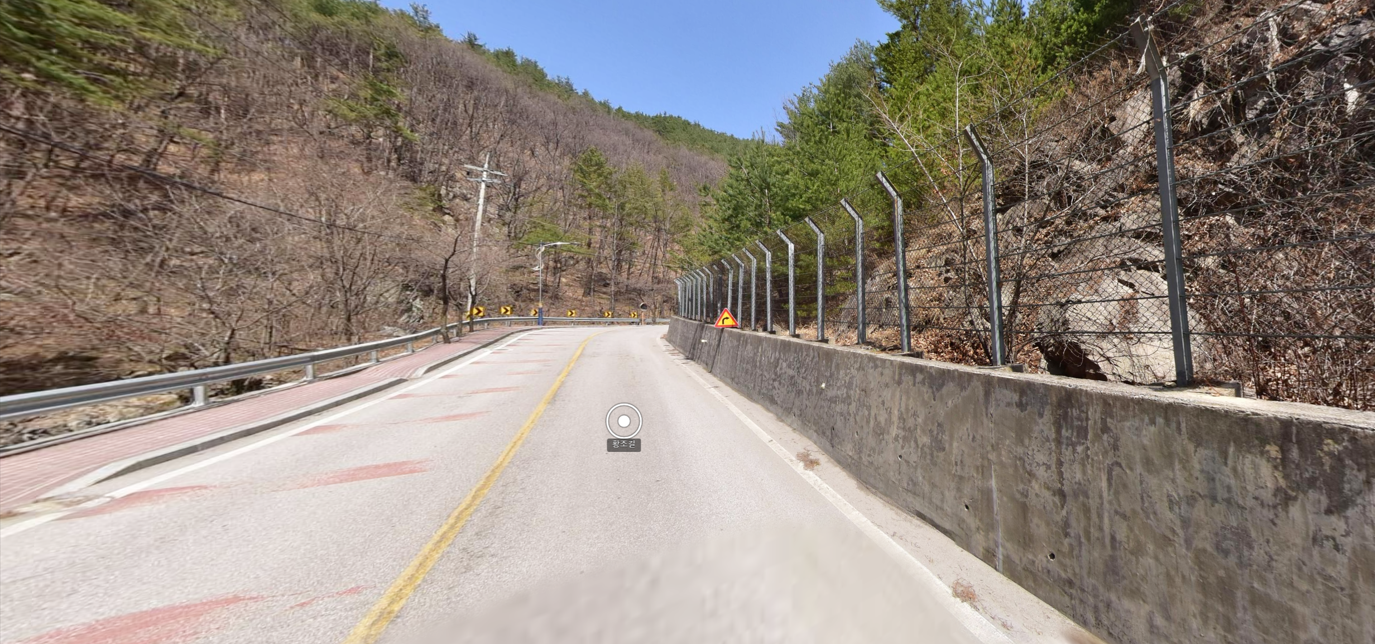
#> input picture detect-lane/sample_images/이미지 083.png, 1375 x 644 px
$ python -i advanced_lane_detection_code.py   (imports and definitions only)
#> lines starting #> are read from the running program, lines starting #| are printed output that depends on the picture; after the words box and inside, x2 and y2 are one past the last pixel; in counts of white or black regions, pixels touching at a corner belong together

import cv2
import numpy as np
import matplotlib.pyplot as plt

def advanced_lane_detection(image):
    # Convert the image to grayscale
    gray_image = cv2.cvtColor(image, cv2.COLOR_RGB2GRAY)

    # Apply Gaussian blur
    blurred_image = cv2.GaussianBlur(gray_image, (5, 5), 0)

    # Apply adaptive thresholding
    adaptive_threshold = cv2.adaptiveThreshold(blurred_image, 255, cv2.ADAPTIVE_THRESH_MEAN_C, cv2.THRESH_BINARY, 11, 2)
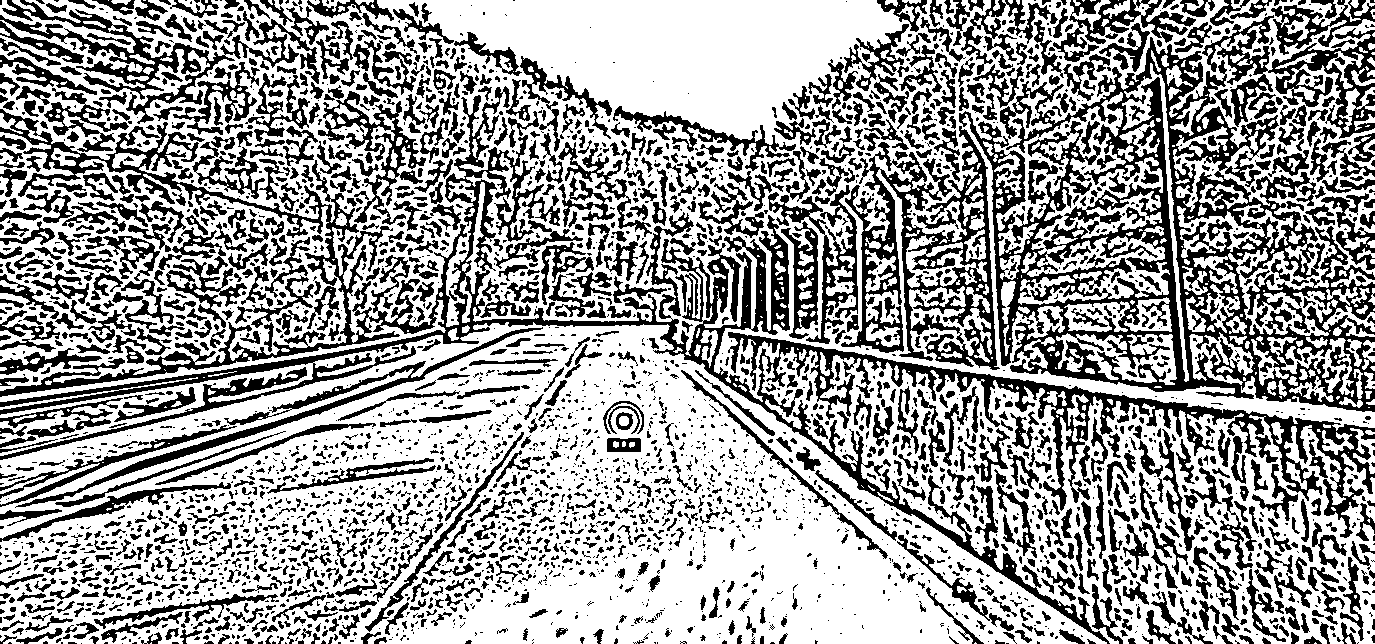
#> adaptive_threshold: shape (644, 1375); 62.6% white; 3667 black regions (2163 under 20 px), largest, box (x1, y1, x2, y2) and area: (0, 86, 1375, 644) 55329, (959, 37, 1375, 412) 46842, (841, 126, 1000, 370) 12890

    # Apply Canny edge detection
    edges_image = cv2.Canny(adaptive_threshold, 50, 150)
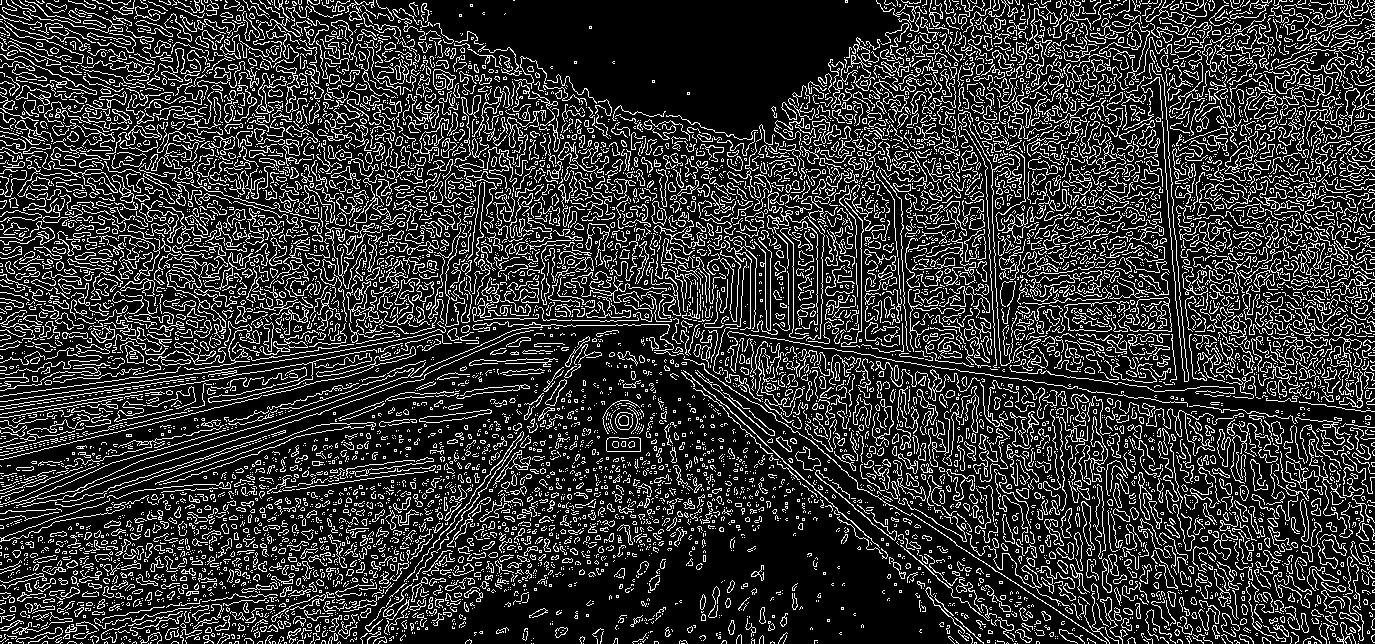
#> edges_image: shape (644, 1375); 20% white in thin lines or dots

    # Define a region of interest (ROI)
    height, width = edges_image.shape
    roi_vertices = [
        (width * 0.1, height),
        (width * 0.45, height * 0.6),
        (width * 0.55, height * 0.6),
        (width * 0.9, height),
    ]
    roi_vertices = np.array([roi_vertices], dtype=np.int32)

    # Create a mask with the ROI
    mask = np.zeros_like(edges_image)
    cv2.fillPoly(mask, roi_vertices, 255)
#> mask: shape (644, 1375); 18.1% white; 1 white region, box (x1, y1, x2, y2) and area: (138, 386, 1237, 644) 159925

    # Apply the mask to the edges image
    roi_image = cv2.bitwise_and(edges_image, mask)
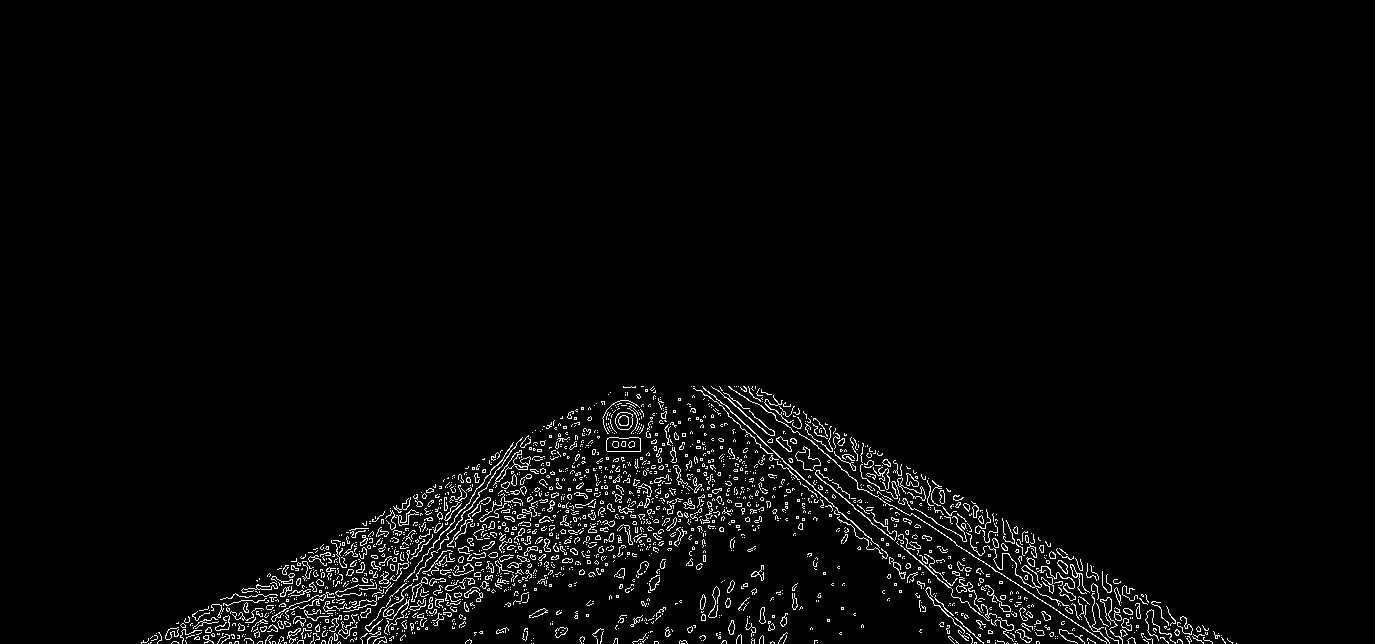
#> roi_image: shape (644, 1375); 2.8% white in thin lines or dots, all inside (x1, y1, x2, y2) = (141, 386, 1237, 644)

    # Apply Hough Line Transform to detect lines
    lines = cv2.HoughLinesP(roi_image, rho=1, theta=np.pi / 180, threshold=50, minLineLength=100, maxLineGap=50)
#> lines = 199 rows, first 6: [146, 642, 907, 467], [156, 633, 799, 411], [159, 633, 882, 453], [711, 386, 1017, 643], [143, 640, 901, 465], [703, 388, 979, 636]

    # Create an image to draw the lines
    lines_image = np.zeros_like(image)

    # Draw the detected lines
    if lines is not None:
        for line in lines:
            x1, y1, x2, y2 = line[0]
            cv2.line(lines_image, (x1, y1), (x2, y2), (255, 0, 0), 2)
#> this loop made 199 passes
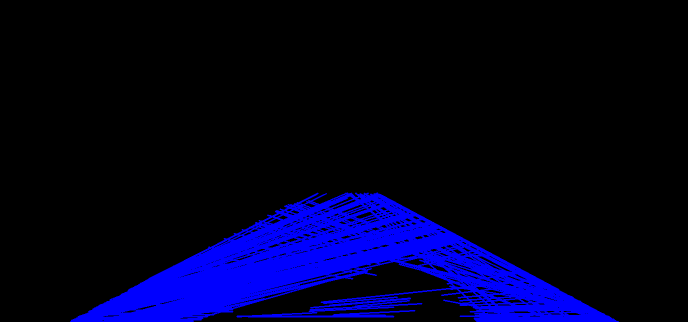
#> lines_image: shape (644, 1375, 3) (shown at 1/2 size); mean of channels 0, 1, 2 33.4, 0, 0; drawn as B, G, R

    # Combine the original image with the lines image
    combined_image = cv2.addWeighted(image, 0.8, lines_image, 1, 0)
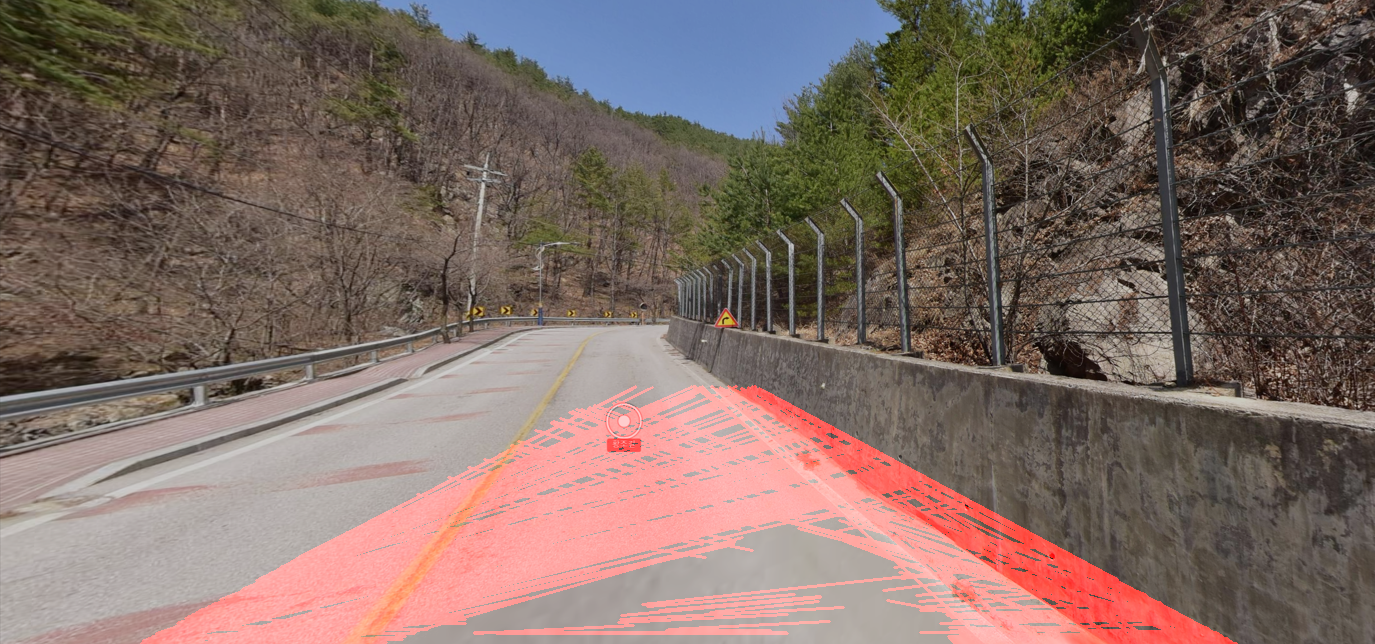
#> combined_image: shape (644, 1375, 3); mean R, G, B 127.4, 107.2, 100.2

    return combined_image

>>> import cv2
>>> picture = cv2.cvtColor(cv2.imread('sample_images/이미지 083.png'), cv2.COLOR_BGR2RGB)
>>> result = advanced_lane_detection(picture)

$ run again, on detect-lane/sample_images/이미지 084.png
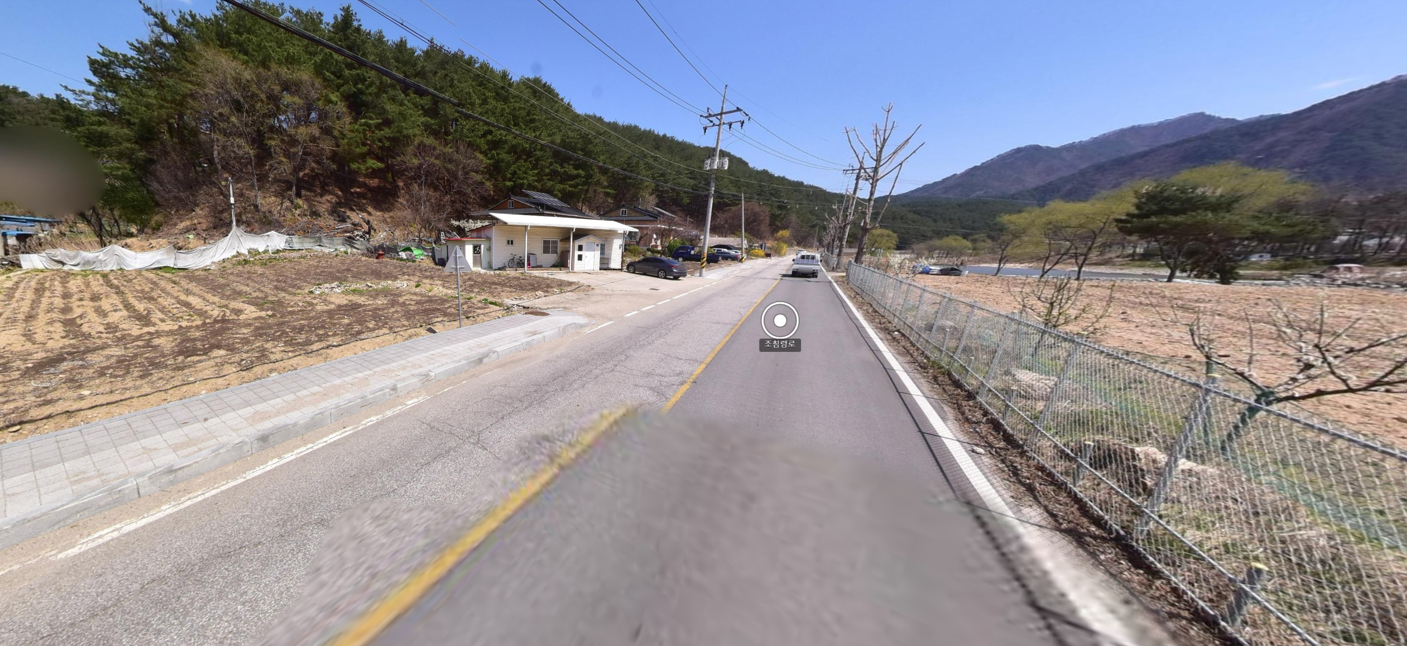
#> input picture detect-lane/sample_images/이미지 084.png, 1407 x 646 px
#> in advanced_lane_detection, `adaptive_threshold = cv2.adaptiveThreshold(blurred_image, 255, cv2.ADA..`:
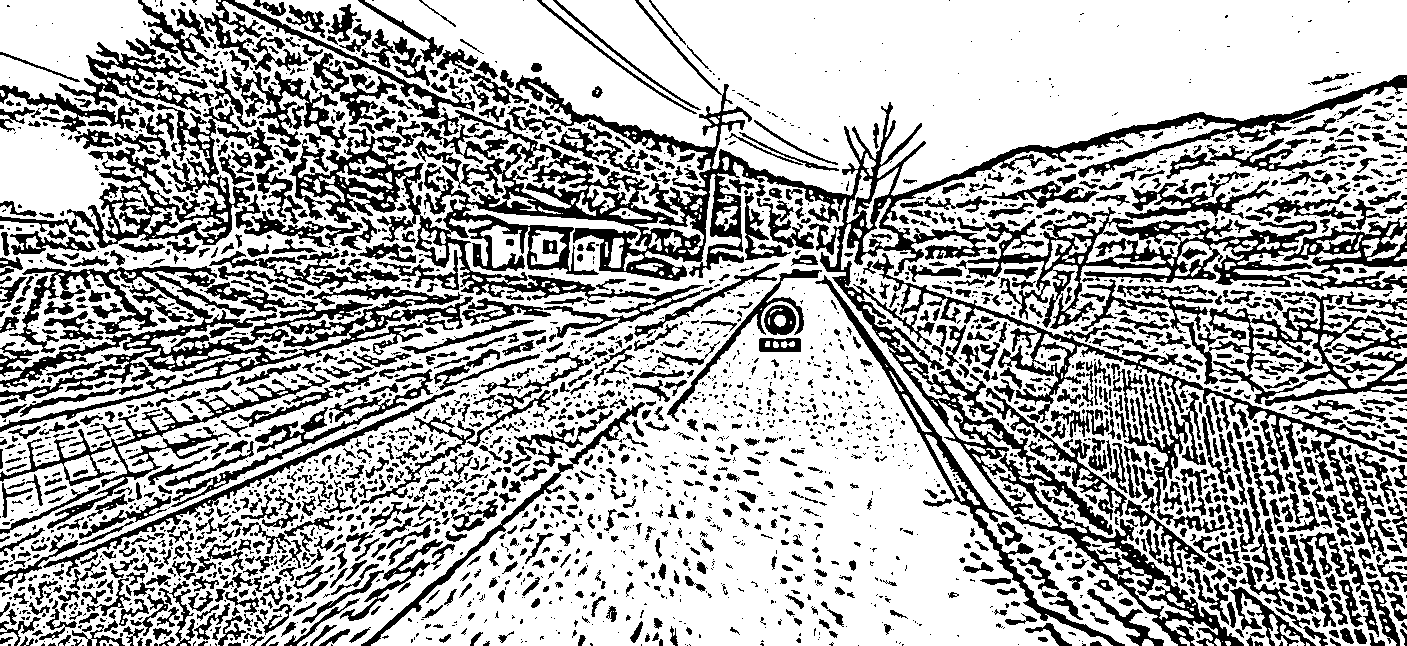
#> adaptive_threshold: shape (646, 1407); 67.9% white; 3005 black regions (1708 under 20 px), largest, box (x1, y1, x2, y2) and area: (289, 0, 1407, 516) 48280, (0, 266, 473, 432) 15969, (956, 207, 1407, 329) 11630
#> edges_image: shape (646, 1407); 17.1% white in thin lines or dots
#> mask: shape (646, 1407); 18.1% white; 1 white region, box (x1, y1, x2, y2) and area: (141, 387, 1266, 646) 164181
#> roi_image: shape (646, 1407); 2.2% white in thin lines or dots, all inside (x1, y1, x2, y2) = (141, 387, 1263, 646)
#> lines = 195 rows, first 6: [176, 644, 693, 392], [205, 611, 841, 588], [154, 643, 650, 390], [163, 633, 841, 438], [197, 645, 768, 391], [1005, 622, 1211, 619]
#> the loop in advanced_lane_detection, `for line in lines:` made 195 passes
#> in advanced_lane_detection, `combined_image = cv2.addWeighted(image, 0.8, lines_image, 1, 0)`:
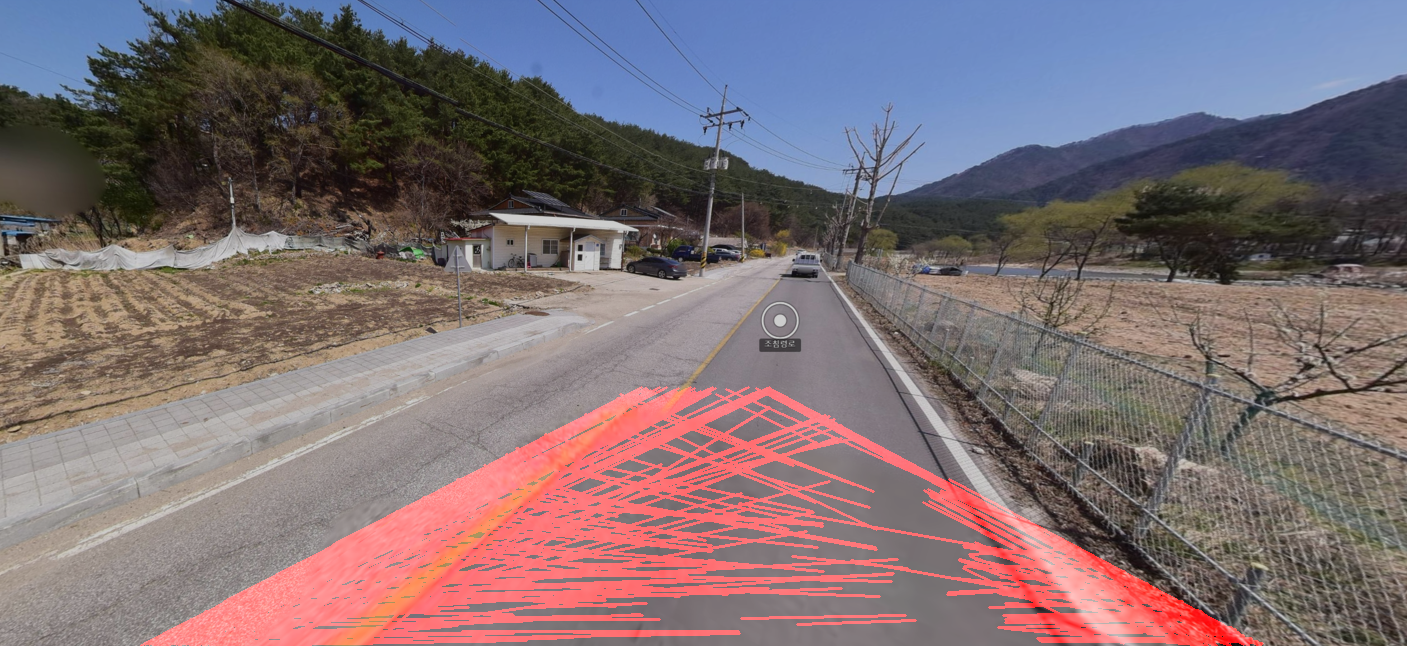
#> combined_image: shape (646, 1407, 3); mean R, G, B 126.7, 110.9, 115.2

$ run again, on detect-lane/sample_images/이미지 085.png
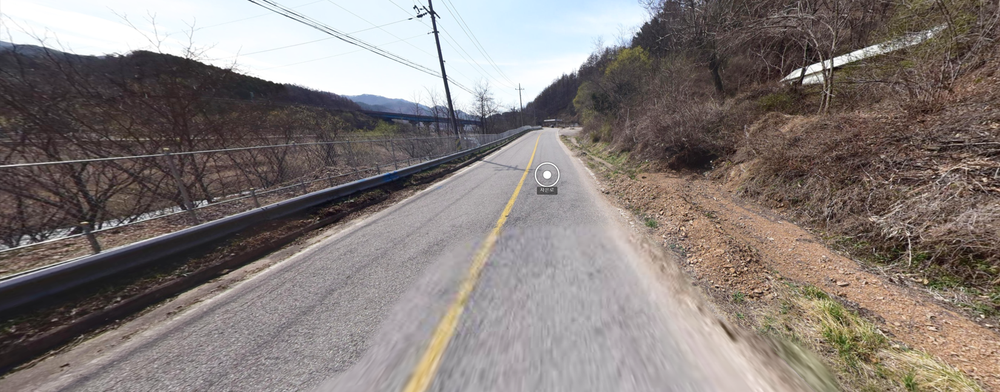
#> input picture detect-lane/sample_images/이미지 085.png, 1000 x 392 px, shrunk from 1647 x 646 before the run
#> in advanced_lane_detection, `adaptive_threshold = cv2.adaptiveThreshold(blurred_image, 255, cv2.ADA..`:
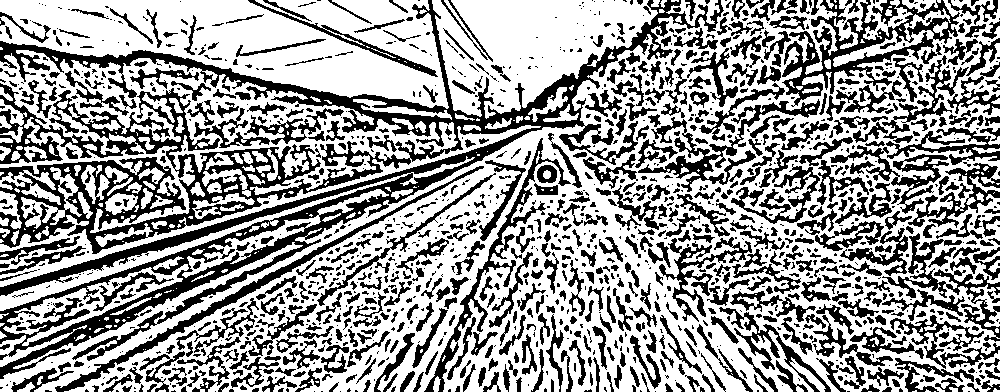
#> adaptive_threshold: shape (392, 1000); 61.1% white; 1404 black regions (752 under 20 px), largest, box (x1, y1, x2, y2) and area: (0, 0, 724, 379) 46986, (782, 0, 960, 107) 5553, (55, 166, 484, 392) 2840
#> edges_image: shape (392, 1000); 20.7% white in thin lines or dots
#> mask: shape (392, 1000); 18% white; 1 white region, box (x1, y1, x2, y2) and area: (102, 235, 899, 392) 70685
#> roi_image: shape (392, 1000); 3.8% white in thin lines or dots, all inside (x1, y1, x2, y2) = (102, 235, 899, 392)
#> lines = 94 rows, first 6: [102, 391, 838, 365], [113, 388, 703, 305], [113, 389, 705, 316], [135, 376, 804, 353], [122, 389, 837, 364], [146, 371, 803, 348]
#> the loop in advanced_lane_detection, `for line in lines:` made 94 passes
#> in advanced_lane_detection, `combined_image = cv2.addWeighted(image, 0.8, lines_image, 1, 0)`:
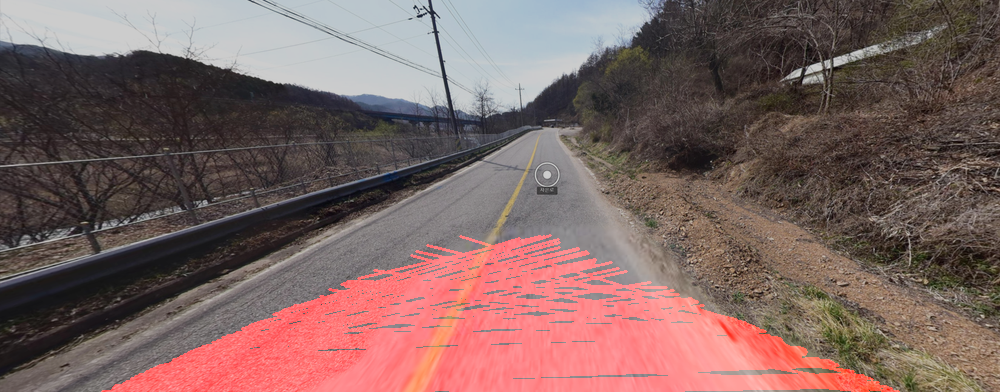
#> combined_image: shape (392, 1000, 3); mean R, G, B 125.9, 99.9, 97.2
